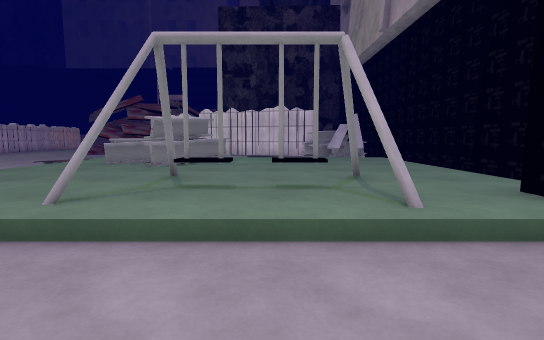
view 1 (above)

24 first-person views from a walk through a Unity game level. The camera is 1.2 m above the floor, tilts 6° down and sees 85° across. The floor is counted in squares, 1 m on a side. Each view is taken from the middle of a square. On the plan, view 1 faces up. The plan holds only what a view shows up to about 13 squares ahead; the rest is blank. The place goes on beyond the plan. The player is left out. Some surface patterns are stand-ins.

view 2
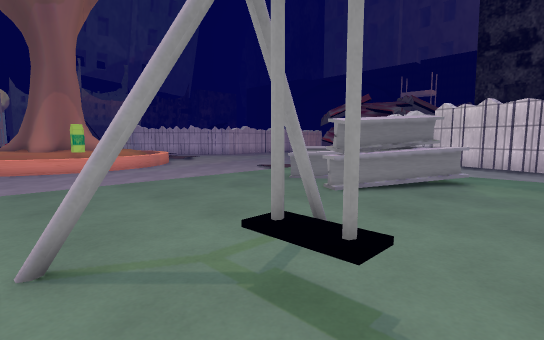

view 3
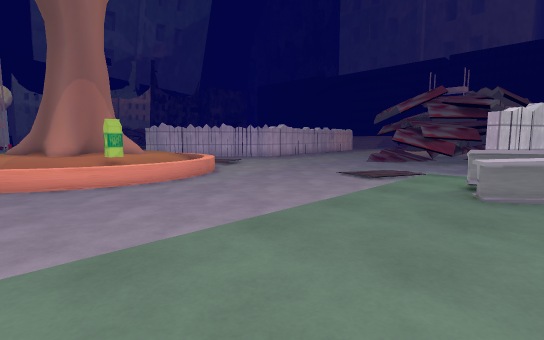

view 4
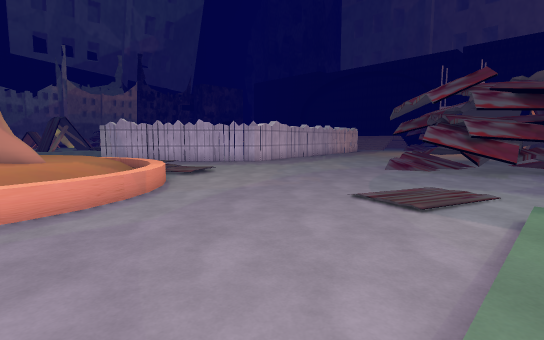

view 5
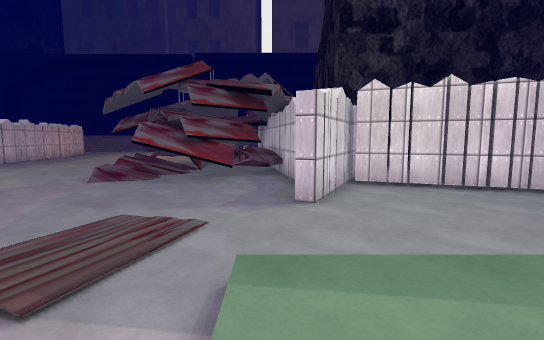

view 6
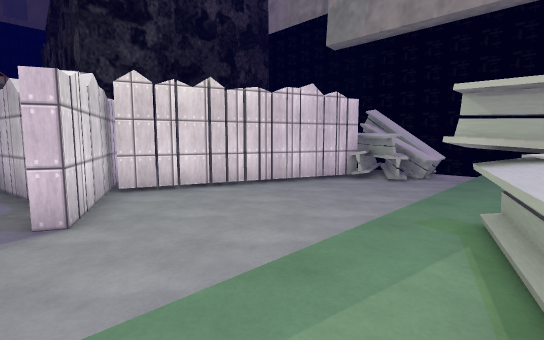

view 7
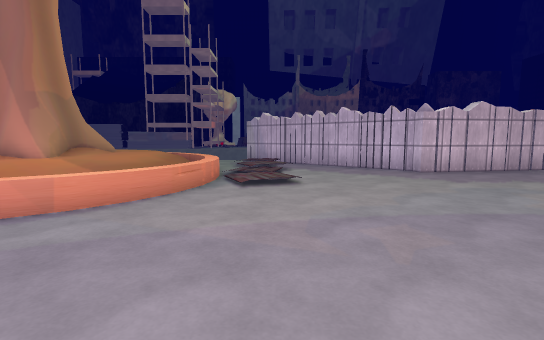

view 8
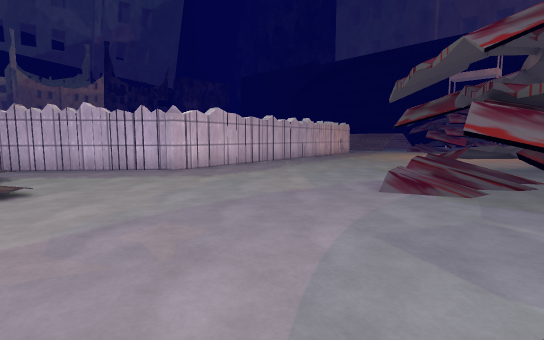

view 9
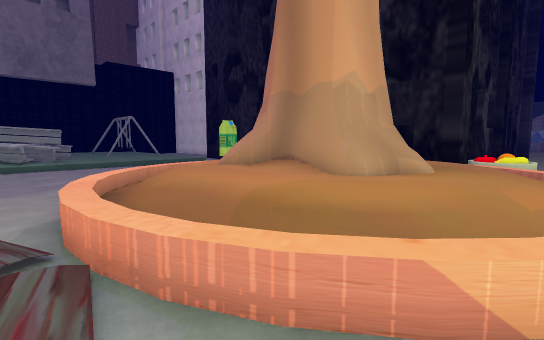

view 10
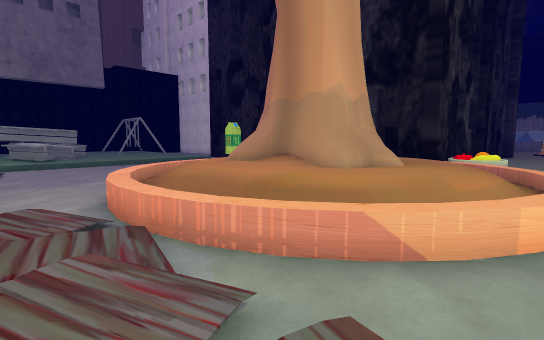

view 11
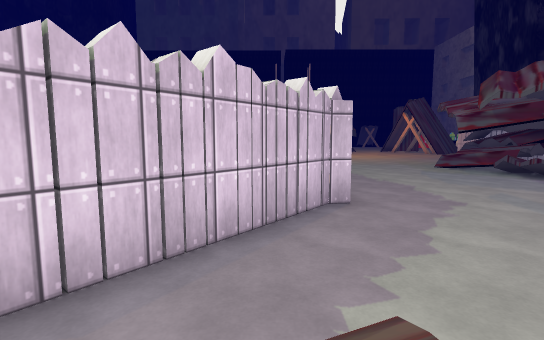

view 12
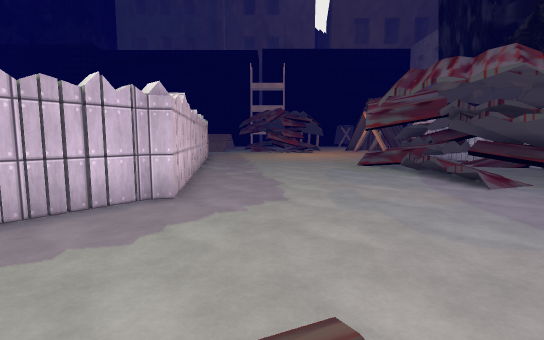

view 13
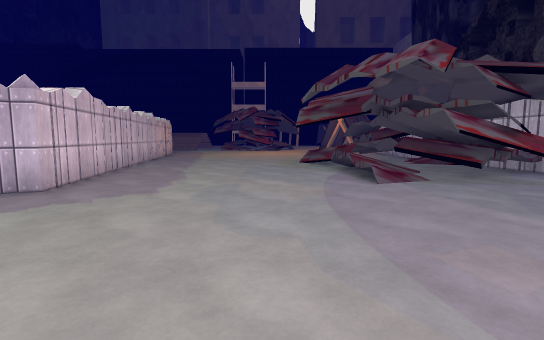

view 14
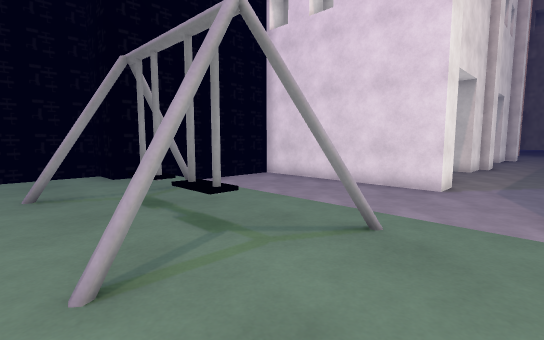

view 15
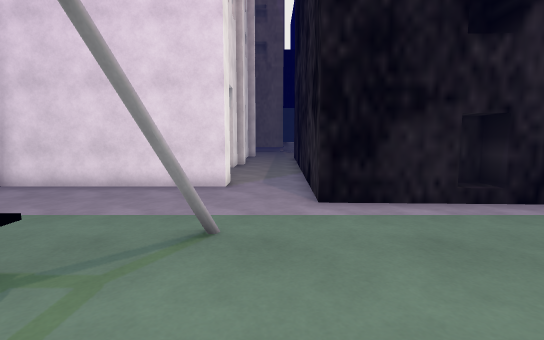

view 16
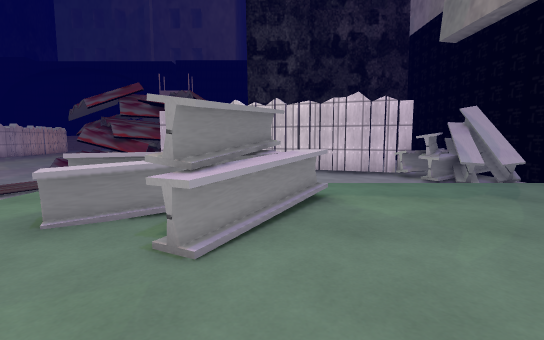

view 17
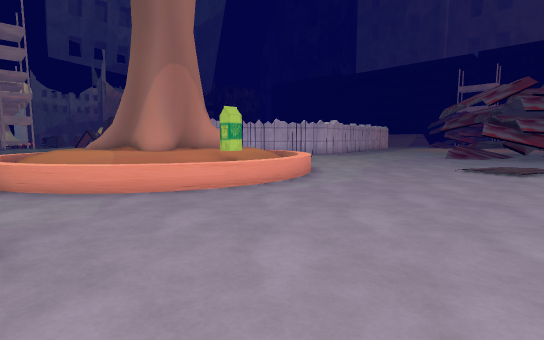

view 18
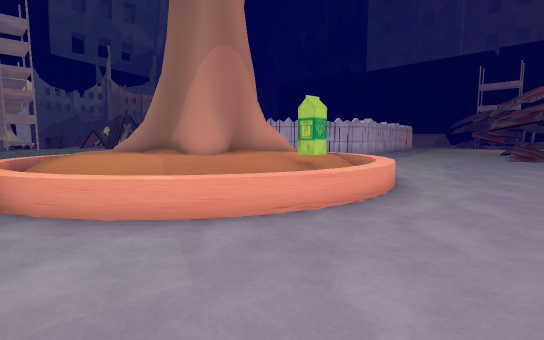

view 19
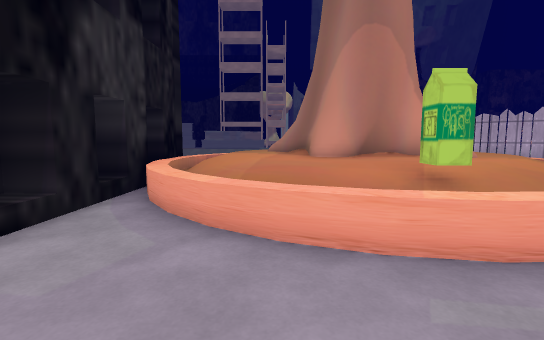

view 20
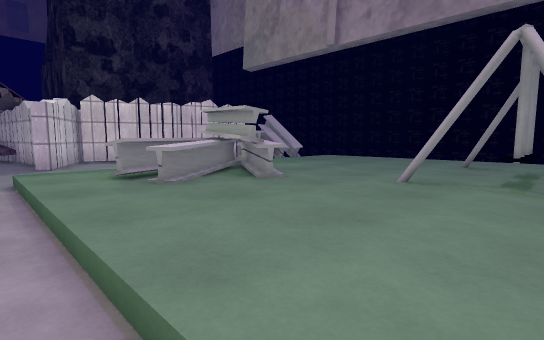

view 21
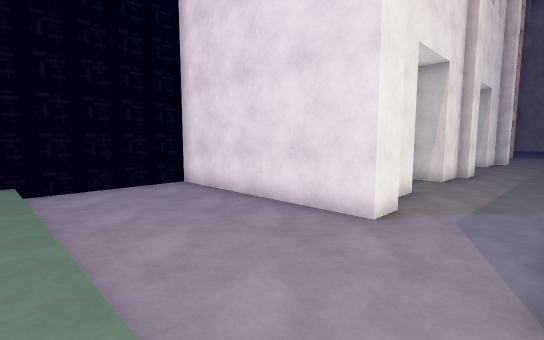

view 22
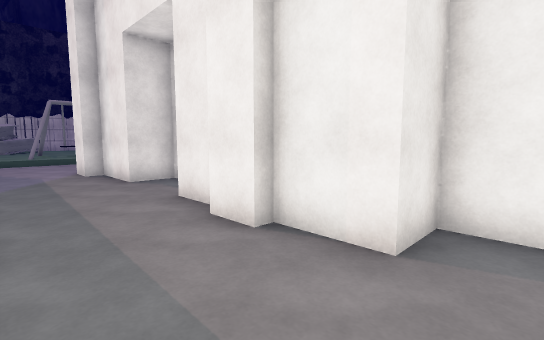

view 23
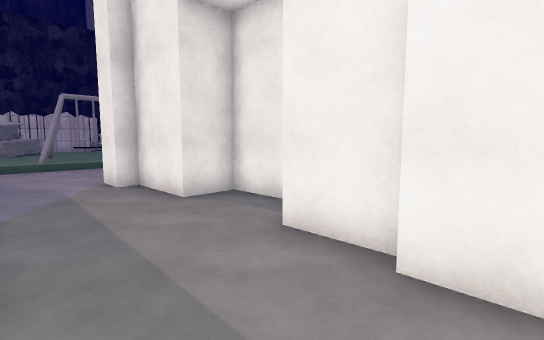

view 24
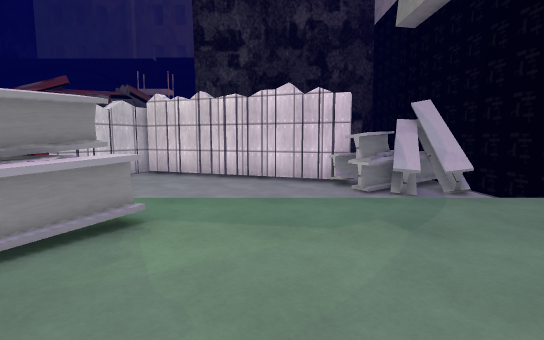

### Floor plan
Key: @ floor where view 1 was taken; # wall or solid block; x gap in a wall; . main floor; : floor 0.25 m higher than the main floor; / step, stairs or slope; = window, fence, low wall or low ledge; ^ raised ledge; O other object.
Columns run from 26 left of view 1 to 6 right of it. Each row starts with its distance up from view 1.
 27    #........OxO   O
 26    #........OOOOO O
 25    #........//OOOOO#
 24    #........//.OOOO# #
 23    #......../ /OOO.###
 22    #......../.OOOO.##OO.
 21    #..........O....##.OOO     O
 20   OO...............##....OOOOOO
 19  OO................#.......OOOOO
 18  O..........................OOOO
 17 OO...........................OOO#
 16 O../../.......................O.#
 15 :     :/..........//////////////#
 14  /: ////..........::::OO::::::::#
 13 ././^^^^^.........:OOOOOO:::::::
 12 ..^^^^^^^^........::#OOO::::::::
 11 .^^^^^^^^^^.......::O:OO::::::::
 10 ^^^^^^^^^^^^......::::O:::::::::
  9 ^^^^##^#^^^^......::::::::::::::
  8  ^^^#^ ^^^O^......::::::::::::::#
  7  ^^^#  ^^^O^......::::::O:::O:::#
  6 ^^^^ ^^#^^^^......:::::::::=::::#
  5 ^^ ^^^^^^^^.......:::::O::::O::
  4  ^^ ^^^^^^^.......::::::::::O::#
  3   ^^^^^^^^.....................#
  2    ^#^^###... .................#
  1     ######      ######.........#
  0   OO                 #....@....#
 -1   #OO                #..########
 -2   OO                 #..#
 -3                      #..#
 -4                      #..##
 -5                      #...#
 -6                       ...#
 -7                      ...##
 -8                      ...#
 -9                      ...#
-10                      ...O
-11                      ...#
-12                       ..##
-13                      ....#

Where each view was taken, in squares from view 1:
view 1: 0 up, 0 right, facing up
view 2: 4 up, 0 right, facing up-left
view 3: 4 up, 5 left, facing up-left
view 4: 8 up, 8 left, facing up-left
view 5: 12 up, 8 left, facing up
view 6: 13 up, 8 left, facing up-right
view 7: 15 up, 11 left, facing left
view 8: 15 up, 11 left, facing up-left
view 9: 14 up, 25 left, facing down-right
view 10: 15 up, 26 left, facing down-right
view 11: 14 up, 24 left, facing up
view 12: 14 up, 20 left, facing up
view 13: 14 up, 17 left, facing up
view 14: 8 up, 5 left, facing down-right
view 15: 8 up, 4 left, facing down
view 16: 7 up, 3 left, facing up
view 17: 2 up, 9 left, facing up-left
view 18: 2 up, 12 left, facing up-left
view 19: 5 up, 12 left, facing left
view 20: 5 up, 9 left, facing up-right
view 21: 4 up, 5 left, facing down-right
view 22: 13 down, 5 left, facing up-right
view 23: 10 down, 5 left, facing up-right
view 24: 9 up, 0 right, facing up
